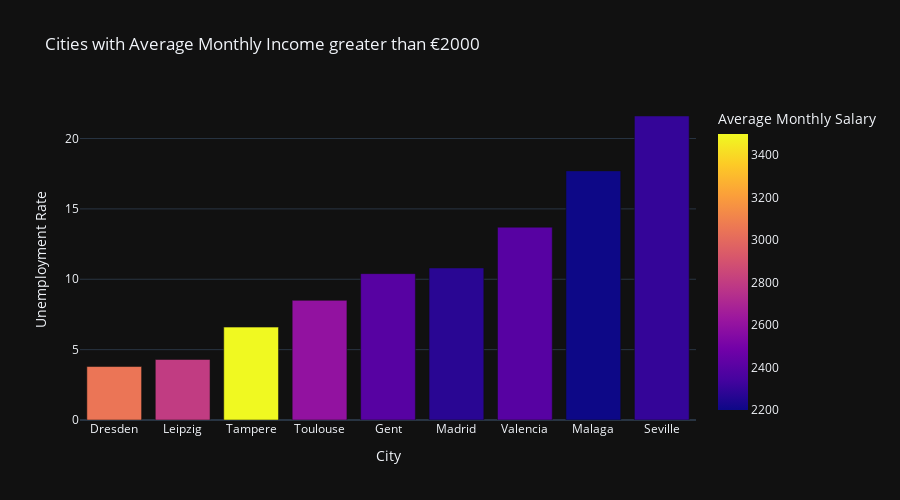

Notebook code for this chart:
### Code cell
fig = px.bar(data_frame=least_broke,
             x=least_broke.index.get_level_values(1),
             y='Unemployment Rate',
             hover_data={'Country': least_broke.index.get_level_values(0),
                         'Average Monthly Spending': least_broke['Average Cost of Living']},
             title='Cities with Average Monthly Income greater than €2000',
             labels={'y': 'Unemployment Rate',
                     'x': 'City'},
             color='Average Monthly Salary')
fig.update_layout(width=900,
                  height=500)

fig.show()

### Figure 1 — Plotly figure (JSON) as saved in the notebook; plotly's stock layout.template omitted (floating-point values rounded to 4 significant figures)
{"data": [{"customdata": [["Germany", 1530], ["Germany", 1600], ["Finland", 1600], ["France", 1600], ["Belgium", 1200], ["Spain", 1589], ["Spain", 1300], ["Spain", 1400], ["Spain", 1150]], "hovertemplate": "City=%{x}<br>Unemployment Rate=%{y}<br>Country=%{customdata[0]}<br>Average Monthly Spending=%{customdata[1]}<br>Average Monthly Salary=%{marker.color}<extra></extra>", "legendgroup": "", "marker": {"color": [3050, 2800, 3500, 2600, 2400, 2271, 2400, 2200, 2300], "coloraxis": "coloraxis", "pattern": {"shape": ""}}, "name": "", "orientation": "v", "showlegend": false, "textposition": "auto", "x": ["Dresden", "Leipzig", "Tampere", "Toulouse", "Gent", "Madrid", "Valencia", "Malaga", "Seville"], "xaxis": "x", "y": [3.8, 4.3, 6.6, 8.5, 10.4, 10.8, 13.7, 17.7, 21.6], "yaxis": "y", "type": "bar"}], "layout": {"xaxis": {"anchor": "y", "domain": [0.0, 1.0], "title": {"text": "City"}}, "yaxis": {"anchor": "x", "domain": [0.0, 1.0], "title": {"text": "Unemployment Rate"}}, "coloraxis": {"colorbar": {"title": {"text": "Average Monthly Salary"}}, "colorscale": [[0.0, "#0d0887"], [0.1111, "#46039f"], [0.2222, "#7201a8"], [0.3333, "#9c179e"], [0.4444, "#bd3786"], [0.5556, "#d8576b"], [0.6667, "#ed7953"], [0.7778, "#fb9f3a"], [0.8889, "#fdca26"], [1.0, "#f0f921"]]}, "legend": {"tracegroupgap": 0}, "title": {"text": "Cities with Average Monthly Income greater than €2000"}, "barmode": "relative", "width": 900, "height": 500}}
